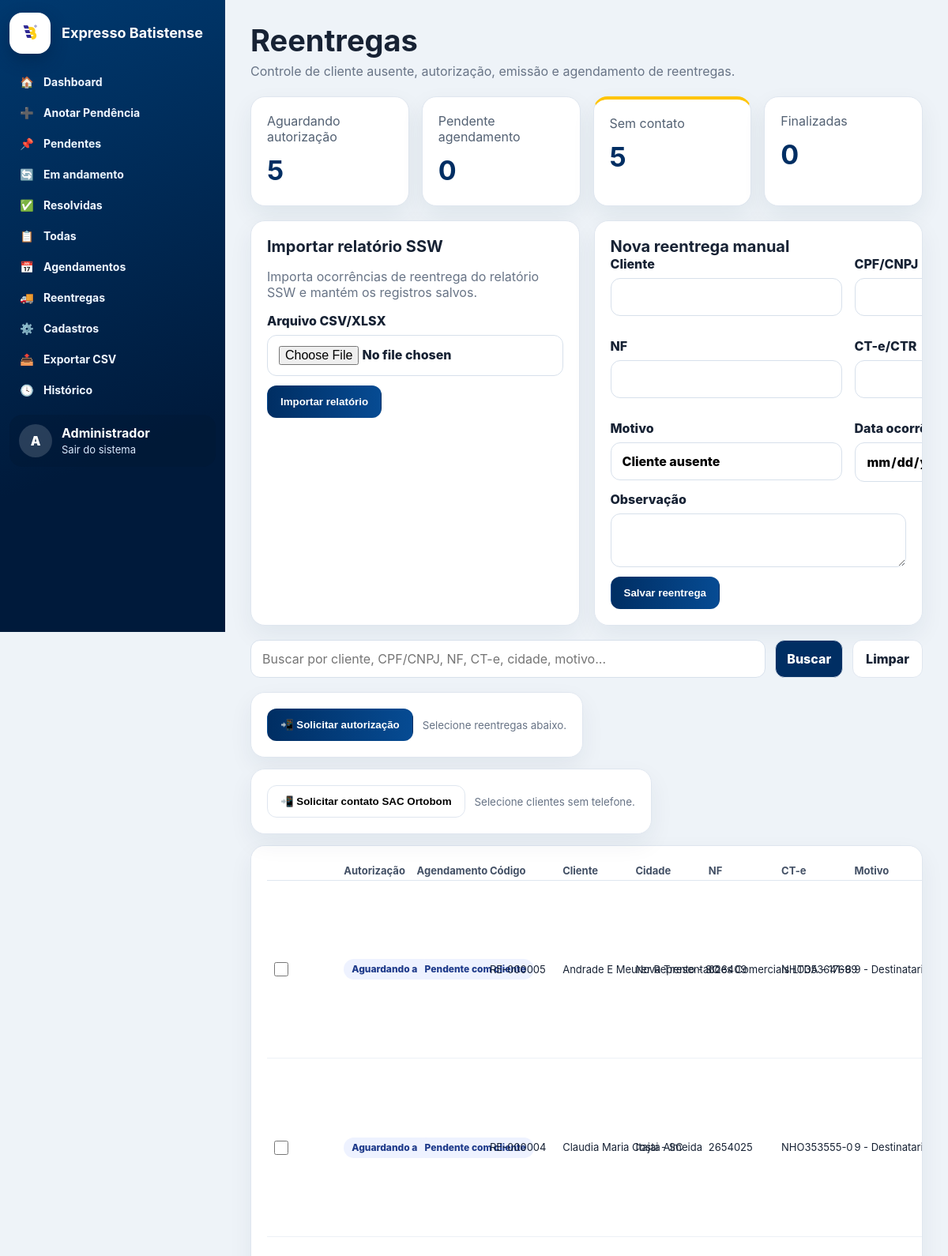
/reentregas?filtro=aguardando_aut (signed in, upper part), run on an earlier commit of the app's database.
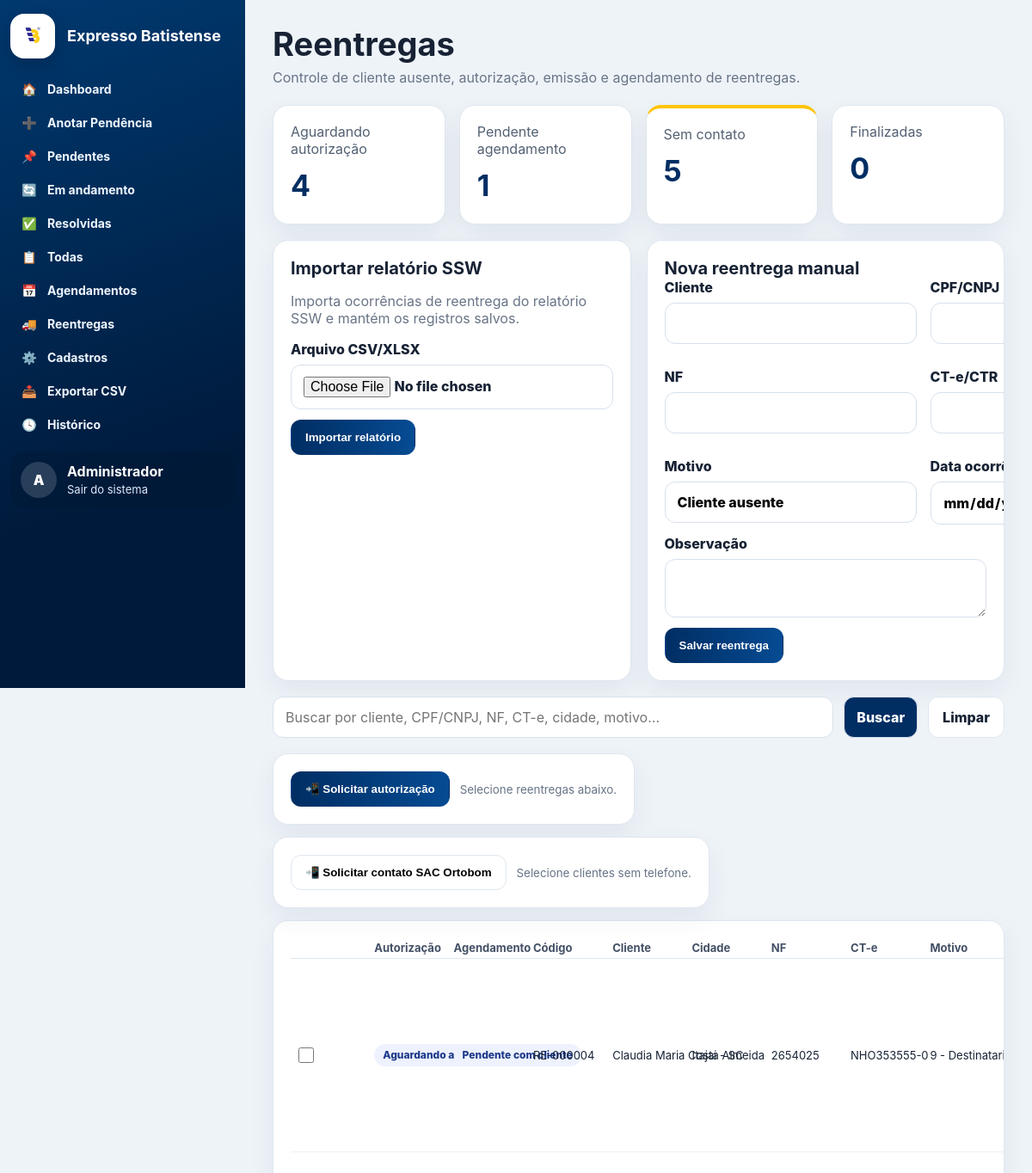
And on a later commit of the database.
### tables this page shows
CREATE TABLE reentregas (
            id INTEGER PRIMARY KEY AUTOINCREMENT,
            codigo TEXT UNIQUE,
            data_importacao TEXT NOT NULL,
            data_ocorrencia TEXT,
            cliente TEXT,
            cliente_norm TEXT,
            cpf_cnpj TEXT,
            cidade TEXT,
            nf TEXT,
            cte_ctr TEXT,
            motivo TEXT,
            telefone TEXT,
            status_autorizacao TEXT NOT NULL DEFAULT 'Aguardando autorização',
            status_agendamento TEXT NOT NULL DEFAULT 'Pendente com cliente',
            data_reentrega TEXT,
            observacao TEXT,
            atualizado_em TEXT,
            criado_por INTEGER,
            FOREIGN KEY(criado_por) REFERENCES usuarios(id)
        );

### app.py (the view, shortened to what this page needs)
@app.route("/reentregas", methods=["GET", "POST"])
@login_required
def reentregas():
    q=(request.args.get("q") or "").strip(); filtro=request.args.get("filtro") or ""
    params=[]; where=[]
    if q:
        like=f"%{q}%"; where.append("(codigo LIKE ? OR cliente LIKE ? OR cidade LIKE ? OR nf LIKE ? OR cte_ctr LIKE ? OR cpf_cnpj LIKE ? OR motivo LIKE ?)"); params += [like]*7
    if filtro == "sem_contato": where.append("COALESCE(telefone,'')=''")
    if filtro == "aguardando_aut": where.append("status_autorizacao='Aguardando autorização'")
    if filtro == "aguardando_ag": where.append("status_autorizacao='Autorizada' AND status_agendamento='Pendente com cliente'")
    sql="SELECT * FROM reentregas" + (" WHERE "+" AND ".join(where) if where else "") + " ORDER BY id DESC"
    rows=db().execute(sql, params).fetchall()
    counts={
        "aut": db().execute("SELECT COUNT(*) c FROM reentregas WHERE status_autorizacao='Aguardando autorização'").fetchone()["c"],
        "ag": db().execute("SELECT COUNT(*) c FROM reentregas WHERE status_autorizacao='Autorizada' AND status_agendamento='Pendente com cliente'").fetchone()["c"],
        "sem": db().execute("SELECT COUNT(*) c FROM reentregas WHERE COALESCE(telefone,'')=''").fetchone()["c"],
        "final": db().execute("SELECT COUNT(*) c FROM reentregas WHERE status_agendamento='Finalizado'").fetchone()["c"],
    }
    return render_template("reentregas.html", rows=rows, q=q, filtro=filtro, counts=counts, reentrega_aut_status=REENTREGA_AUT_STATUS, reentrega_ag_status=REENTREGA_AG_STATUS)

### app.py (called while the page is built)
def db() -> sqlite3.Connection:
    if "db" not in g:
        conn = sqlite3.connect(DB_PATH)
        conn.row_factory = sqlite3.Row
        g.db = conn
    return g.db

def current_user() -> sqlite3.Row | None:
    uid = session.get("user_id")
    if not uid:
        return None
    return db().execute("SELECT * FROM usuarios WHERE id=? AND ativo=1", (uid,)).fetchone()

@app.context_processor
def inject_globals() -> dict[str, Any]:
    return {
        "usuario_atual": current_user(),
        "is_admin_atual": bool(current_user() and (current_user()["is_admin"] or current_user()["usuario"] == DEFAULT_ADMIN_USER)),
        "status_list": STATUS_LIST,
        "criticidade_list": CRITICIDADE_LIST,
        "filiais_list": FILIAIS_LIST,
        "agendamento_status": AGENDAMENTO_STATUS,
        "reentrega_aut_status": REENTREGA_AUT_STATUS,
        "reentrega_ag_status": REENTREGA_AG_STATUS,
        "now_year": datetime.now().year,
    }

def login_required(view):
    @wraps(view)
    def wrapped(*args, **kwargs):
        if not session.get("user_id"):
            return redirect(url_for("login"))
        return view(*args, **kwargs)
    return wrapped

### templates/reentregas.html (shortened to what the changed rows need)
{% extends 'base.html' %}
{% block content %}
<div class="page-head">
  <div>
    <h1>Reentregas</h1>
  </div>
</div>
<section class="cards mini-cards">
  <a class="card" href="{{ url_for('reentregas', filtro='aguardando_aut') }}"><span>Aguardando autorização</span><strong>{{ counts.aut }}</strong></a>
  <a class="card" href="{{ url_for('reentregas', filtro='aguardando_ag') }}"><span>Pendente agendamento</span><strong>{{ counts.ag }}</strong></a>
</section>
<section class="grid-2 reentrega-top">
  <form method="post" action="{{ url_for('importar_reentregas') }}" enctype="multipart/form-data" class="panel compact-form">
    <h2>Importar relatório SSW</h2>
  </form>
  <form method="post" class="panel compact-form">
    <h2>Nova reentrega manual</h2>
  </form>
</section>
<div class="panel panel-compact reentregas-panel">
  <table class="table big reentregas-fit-table">
    <thead>
      <tr>
        <th class="r-check"></th>
        <th class="r-status">Autorização</th>
        <th class="r-status">Agendamento</th>
        <th class="r-code">Código</th>
        <th class="r-client">Cliente</th>
        <th class="r-city">Cidade</th>
        <th class="r-doc">NF</th>
        <th class="r-doc">CT-e</th>
        <th class="r-motivo">Motivo</th>
      </tr>
    </thead>
    <tbody>
      {% for r in rows %}
      <tr>
        <td class="r-check"><input type="checkbox" name="ids" value="{{ r.id }}" form="bulk-actions"></td>
        <td class="r-status"><span class="badge reen-aut-{{ r.status_autorizacao|lower|replace(' ', '-')|replace('ç','c')|replace('ã','a') }}">{{ r.status_autorizacao }}</span></td>
        <td class="r-status"><span class="badge reen-ag-{{ r.status_agendamento|lower|replace(' ', '-') }}">{{ r.status_agendamento }}</span></td>
        <td class="r-code">{{ r.codigo }}</td>
        <td class="r-client text-cut" title="{{ r.cliente }}">{{ r.cliente }}</td>
        <td class="r-city text-cut" title="{{ r.cidade or '-' }}">{{ r.cidade or '-' }}</td>
        <td class="r-doc text-cut">{{ r.nf or '-' }}</td>
        <td class="r-doc text-cut">{{ r.cte_ctr or '-' }}</td>
        <td class="r-motivo text-cut" title="{{ r.motivo or '-' }}">{{ r.motivo or '-' }}</td>
      </tr>
      {% else %}
      <tr><td colspan="13" class="muted">Nenhuma reentrega encontrada.</td></tr>
      {% endfor %}
    </tbody>
  </table>
</div>
{% endblock %}

What changed in the data, as far as the page shows it:
no longer on this page (row edited): reentregas: status_autorizacao "Aguardando autorização", status_agendamento "Pendente com cliente", codigo "RE-000005", cliente "Andrade E Meurer Representacoes Comerciais LTDA - 17699", cidade "Nova Trento - SC", nf "626409", cte_ctr "NHO353641-6", motivo "9 -…"
Also different on the page:
{{ counts.aut }}: "5" → "4"
{{ counts.ag }}: "0" → "1"
